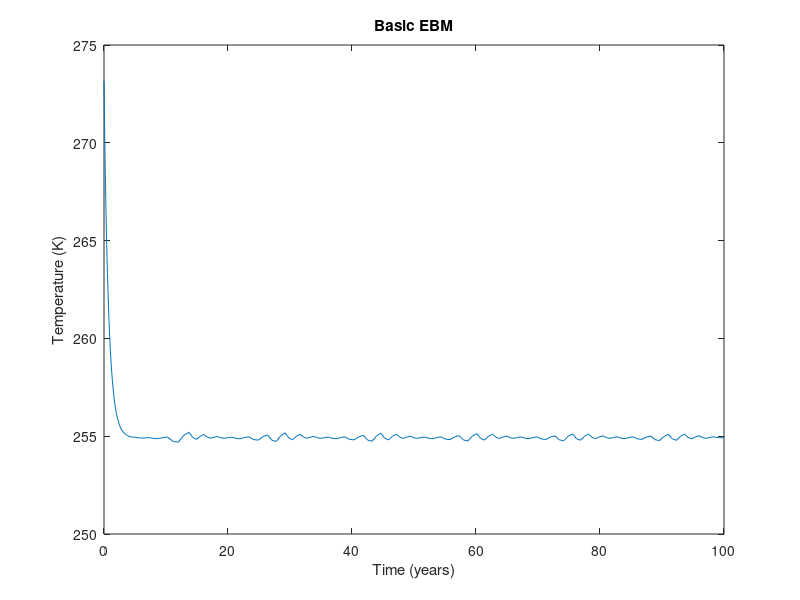
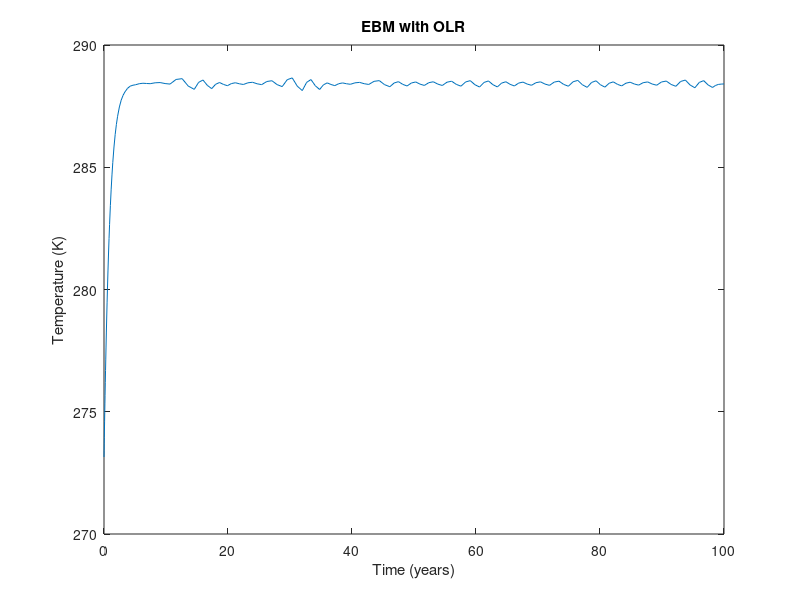

Source code (MATLAB) for these figures, in order:
% Global Temperature Modeling (INFO-F305)
% This script contains models for simulating the global average temperature.


% Define constants and initial conditions
R = 2.912; % Heat capacity (W-yr/m^2/K)
Q = 342;   % Average global solar radiation (W/m^2)
alpha = 0.3; % Albedo of the planet
sigma = 5.67e-8; % Stefan-Boltzmann constant (W/m^2/K^4)
T0 = 273.15; % Starting from freezing point of water
tspan = [0, 100]; % Simulate for 100 years
epsilon = 0.61; % Emissivity factor

% Solve and plot for basic EBM
[t, T] = ode45(@(t, T) (Q * (1 - alpha) - sigma * T^4) / R, tspan, T0);
plot(t, T);
title('Basic EBM');
xlabel('Time (years)');
ylabel('Temperature (K)');

% Solve and plot for varying albedo
tspan = [0, 100]; % Simulate for 1000 years
alpha1 = 0;
alpha2 = 1;
[t1, T1] = ode45(@(t, T) (Q * (1 - alpha1) - sigma * T^4) / R, tspan, T0);
[t2, T2] = ode45(@(t, T) (Q * (1 - alpha2) - sigma * T^4) / R, tspan, T0);
figure; % Open a new figure window
plot(t1, T1, 'r', t2, T2, 'b');
title('EBM with Varying Albedo');
xlabel('Time (years)');
ylabel('Temperature (K)');
legend('Alpha = 0', 'Alpha = 1');

% EBM with OLR
[t3, T3] = ode45(@(t, T) (Q * (1 - alpha) - epsilon * sigma * T^4) / R, tspan, T0);
plot(t3, T3);
title('EBM with OLR');
xlabel('Time (years)');
ylabel('Temperature (K)');
